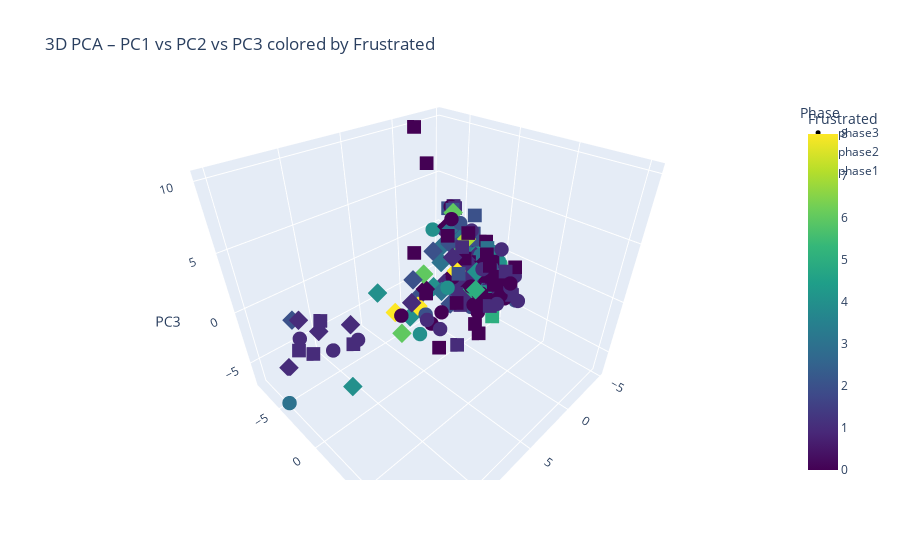
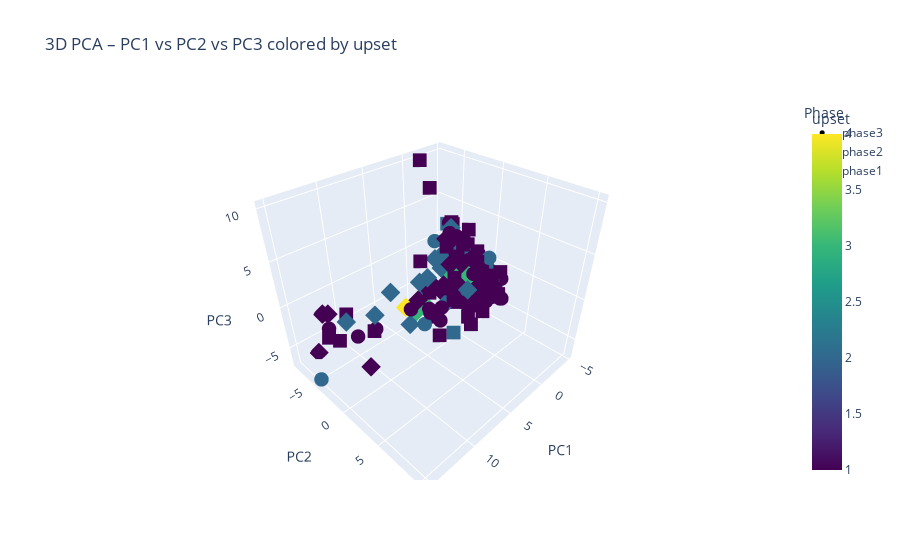
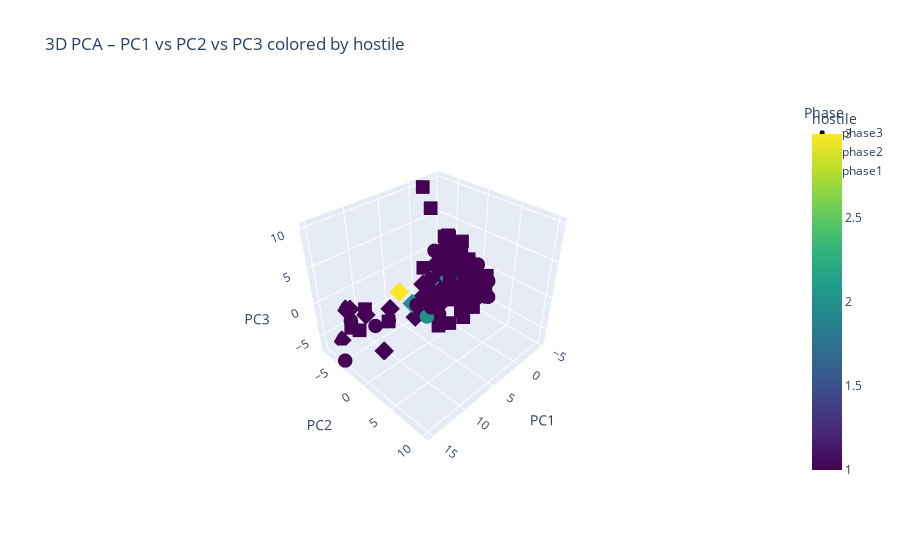
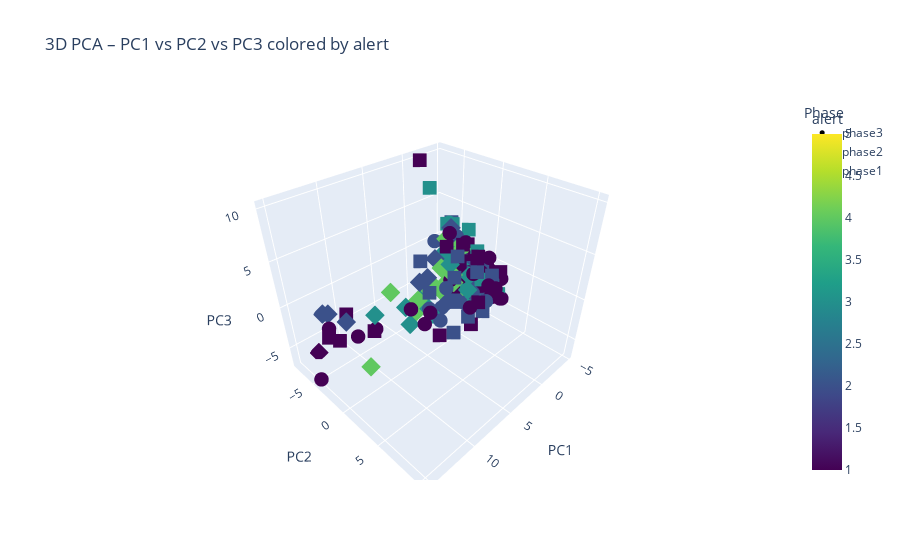

The notebook cell these images were saved under, in order:
### Code cell
#Not sure how relevant this would be - still need to look into it
import plotly.express as px

# Loop over each emotion and generate 3D PCA plot
for emo in emotion_targets:
    fig = px.scatter_3d(
        X_pca_df,
        x='PC1', y='PC2', z='PC3',
        color=emo,
        symbol='Phase',
        title=f'3D PCA – PC1 vs PC2 vs PC3 colored by {emo}',
        color_continuous_scale='Viridis'
    )

    fig.update_traces(marker=dict(size=5))
    fig.show()
